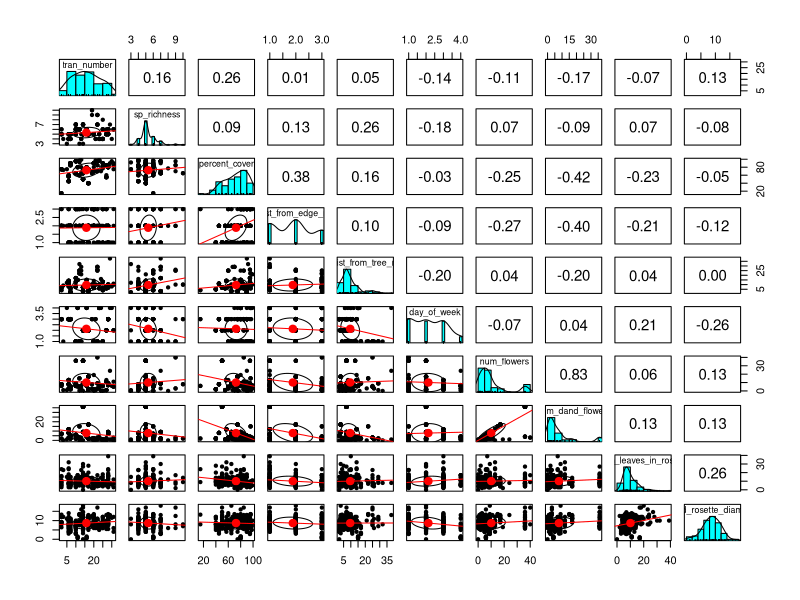
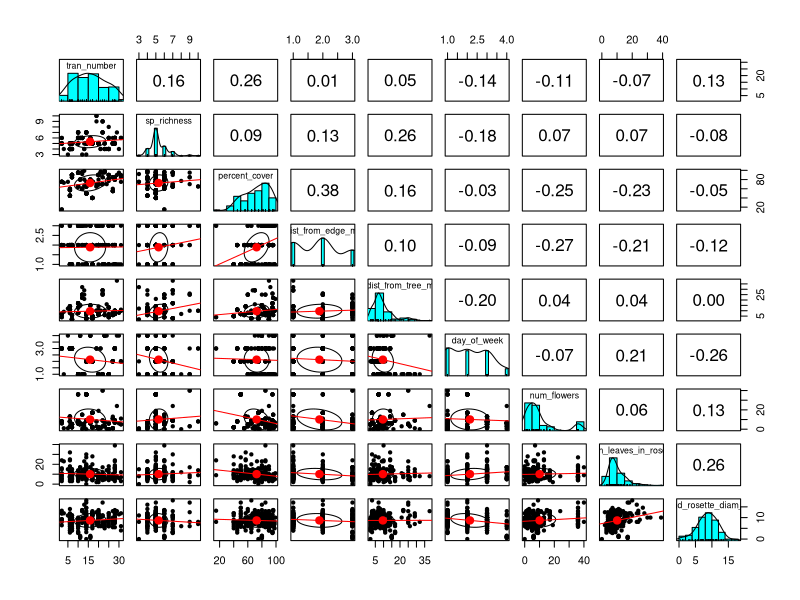
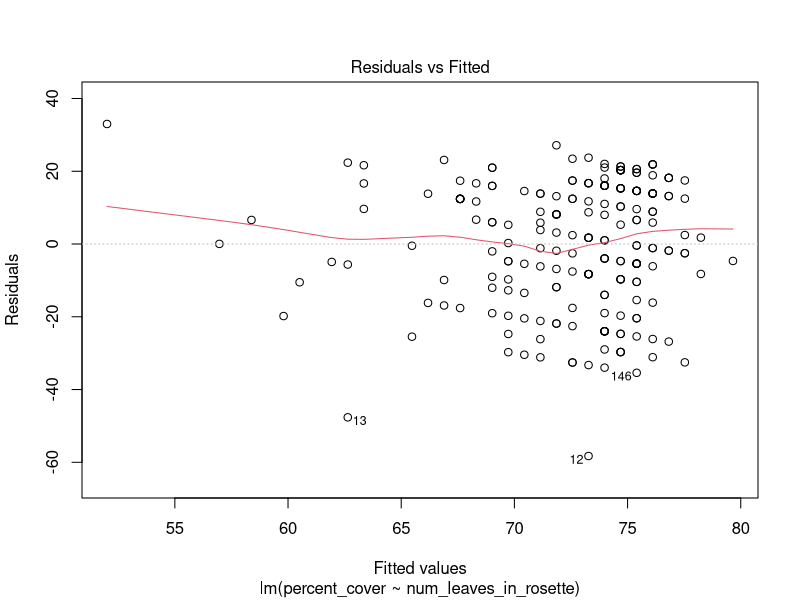
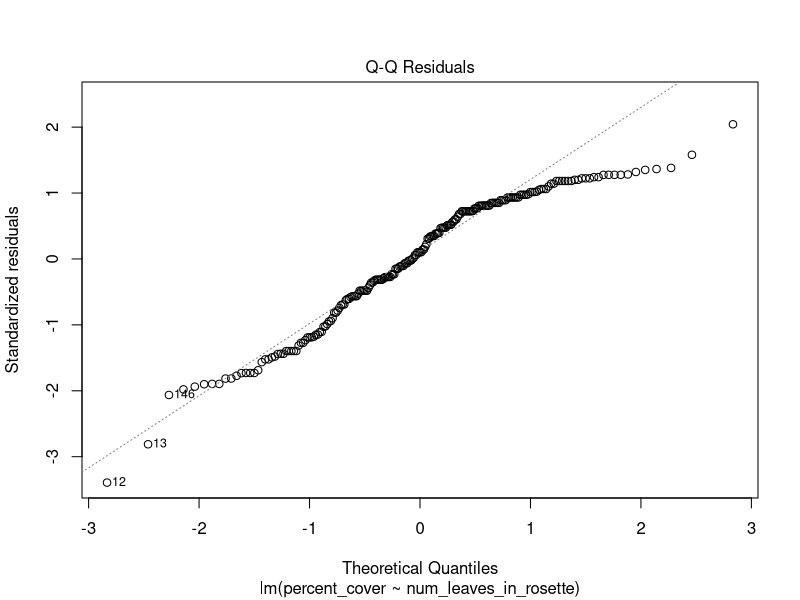
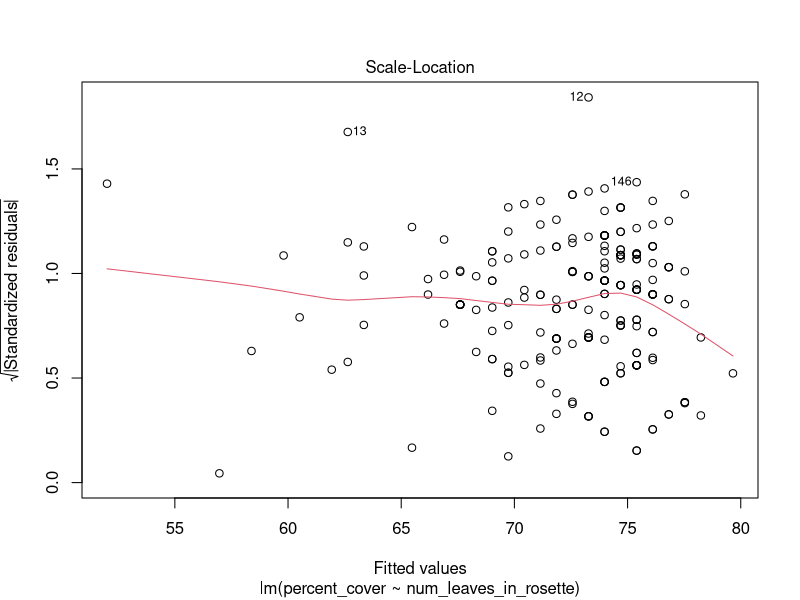
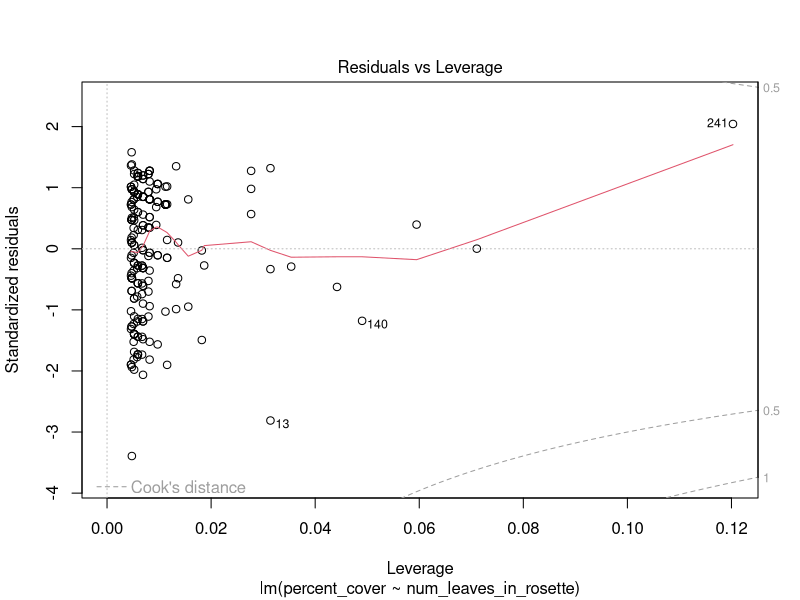
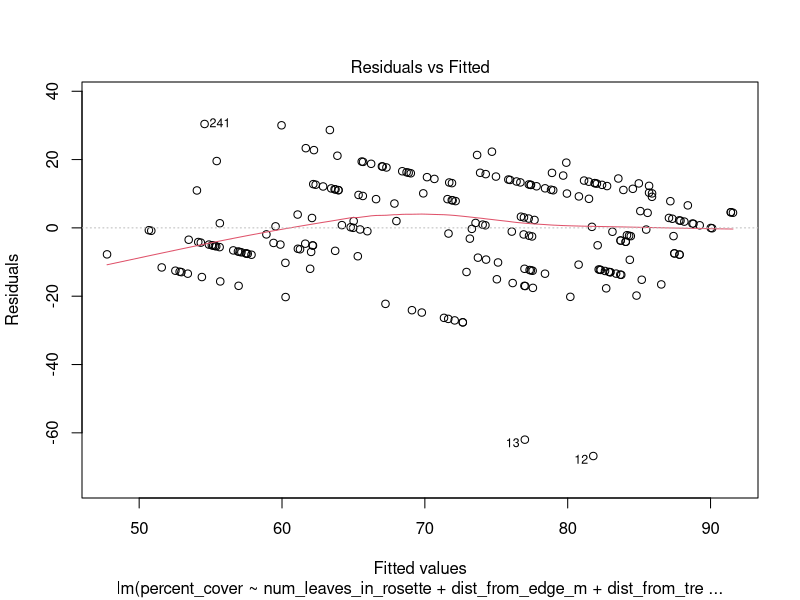
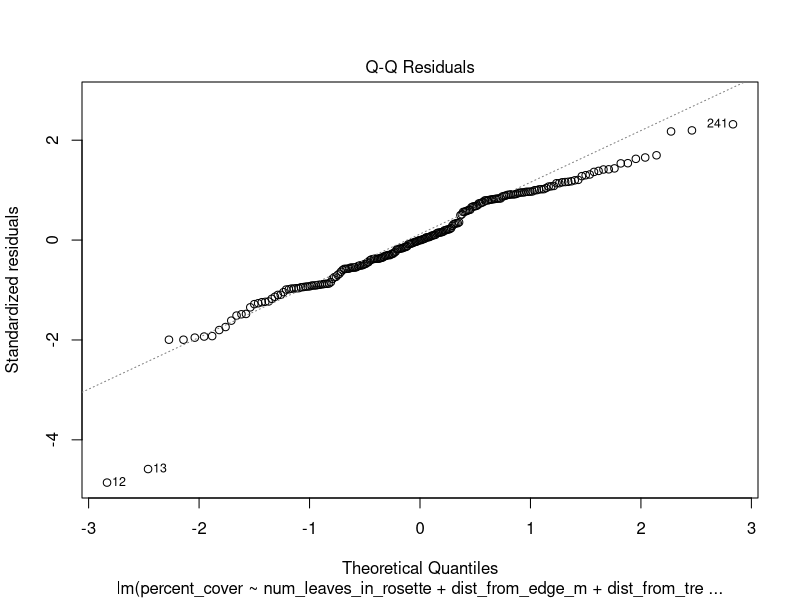

Reproduce these figures in R, in order.
## ---- chunk 1
knitr::opts_chunk$set(echo = TRUE)
knitr::opts_knit$set(root.dir = "~/Desktop/") #set your own working directory here; save .Rmd and all data files in it

## ---- chunk 2
#I like to load all my packages at once in their own chunk right below the setup chunk. If you haven't used a package before you will need to install it with install.packages.
library(car) #for the qqPlot function
library(psych) #for pairs.panels()
library(knitr) # we will use this package to make beautiful tables
library(nlme) #for fitting mixed effects models (linear models with random effects)
## ---- chunk 3
plant <- read.csv("plant_data.csv")
str(plant)
plant$tran_number <- as.factor(plant$tran_number)
plant$day_of_week <- trimws(plant$day_of_week, which = "both") #this gets rid of the spaces around the words
plant$day_of_week <- as.factor(plant$day_of_week)
plant <- na.omit(plant)
## ---- chunk 4
pairs.panels(plant, lm = TRUE, cor = T) #note - num_flowers and num_dand_flowers are highly correlated

plant_sub <- subset(plant, select = -num_dand_flowers)

pairs.panels(plant_sub, lm = TRUE) #now there are no very strong correlations


## ---- chunk 5
fit_1var <- lm(percent_cover ~ num_leaves_in_rosette, 
               data = plant_sub)

fit_2var <- lm(percent_cover ~ num_leaves_in_rosette + dist_from_edge_m, 
               data = plant_sub) 

fit_3var <- lm(percent_cover ~ num_leaves_in_rosette + dist_from_edge_m + dist_from_tree_m, 
               data = plant_sub)

fit_4var <- lm(percent_cover ~ num_leaves_in_rosette + dist_from_edge_m + dist_from_tree_m + num_flowers, 
               data = plant_sub) 

fit_full <- lm(percent_cover ~ num_leaves_in_rosette + dist_from_edge_m + dist_from_tree_m + num_flowers + dand_rosette_diam_cm + day_of_week + sp_richness, 
               data = plant_sub)

mixed_effects <- lme(percent_cover ~ num_leaves_in_rosette, random = ~1|tran_number, data = na.omit(plant_sub))

#Look at diagnostic plots for each model

plot(fit_1var)
#plot(fit_2var)
#plot(fit_3var)
#plot(fit_4var)
plot(fit_full)

## ---- chunk 6
#calculate AIC of each model
result <- AIC(fit_1var,fit_2var,fit_3var,fit_4var,fit_full) #this will create a dataframe whose rownames are the models, with columns for the df and AIC of each model

#add other metrics to your table
models <- list(fit_1var,fit_2var,fit_3var,fit_4var,fit_full) #make sure you keep your models in the same order here as they were when you created your results table
result$BIC <- sapply(models, BIC) #add a column for BIC to the results

model_summary <- lapply(models, summary) #look up ?lapply if you have not used this function before

#now we will use a for loop to easily extract the R^2 and adj R^2 value for each model from its summary, and store them in new columns in the results table

for(i in 1:length(models)){ #this creates a variable i that starts with the value i=1
  result$rsq[i] <- model_summary[[i]]$r.squared #we assign the rsq value from model i to the i'th row of the column 'rsq' in the table 'results'
  result$adj_rsq[i] <- model_summary[[i]]$adj.r.squared #same for adjusted rsq
} #now we go back to the beginning of the for-loop, add 1 to the value of i, and do everything again


kable(result, digits = 2, align = "c")

## ---- chunk 7
#separate your data into a training set (most of the data) and a test set (a few observations, or <10% of rows)
splitter <- sample(1:nrow(plant_sub), 15, replace = F) #pick 15 random rows from plant_sub to reserve as test data
psub_train <- plant_sub[-splitter,] #leave those rows out of the training data
psub_test <- plant_sub[splitter,] #use them to create a set of test data

fit_4var_split <- lm(percent_cover ~ num_leaves_in_rosette + dist_from_edge_m + dist_from_tree_m + num_flowers, data = psub_train) #fit the final model, using JUST your training set as the data argument

prediction <- predict(fit_4var_split,psub_test) #use the fitted model to predict values for your test data

plot(psub_test$percent_cover, pch=1) #plot the actual test data values
points(prediction, pch=20, col = "red") #plot the model predictions for those points
## ---- chunk 8
airqual <- airquality

# Visualize
#must use pairs plots
pairs.panels(airqual, cor = TRUE) #discuss which variables have linear relationships

#optional: boxplot - remember this doesn't have to be normal
boxplot(airqual$Ozone)
## ---- chunk 9
# run linear regressions
fit_solar <- lm(Ozone~Solar.R, data = airqual)
fit_wind <- lm(Ozone~Wind, data = airqual)
fit_temp <- lm(Ozone~Temp, data = airqual)
fit_all <- lm(Ozone~Temp+Wind+Solar.R, data = airqual)

# find residuals for your models
res_S <- resid(fit_solar) # solar
res_W <- resid(fit_wind) # wind
res_T <- resid(fit_temp) # temperature
res_A <- resid(fit_all) # all

# plot to check for normal distribution and variance
op <- par(mfrow = c(2,2))
qqPlot(res_S)
qqPlot(res_W)
qqPlot(res_T)
qqPlot(res_A)
par(op)

# the distribution could be better, lets transform it

# transform data
logfit_solar <- lm(log(Ozone)~Solar.R, data = airqual)
logfit_wind <- lm(log(Ozone)~Wind, data = airqual)
logfit_temp <- lm(log(Ozone)~Temp, data = airqual)
logfit_all <- lm(log(Ozone)~Temp+Wind+Solar.R, data = airqual)

logres_S <- resid(logfit_solar)
logres_W <- resid(logfit_wind)
logres_T <- resid(logfit_temp)
logres_A <- resid(logfit_all)

op <- par(mfrow = c(2,2))
qqPlot(logres_S)
# qqPlot(res_S) # compare with untransformed data
qqPlot(logres_W)
qqPlot(logres_T)
qqPlot(logres_A)
par(op)
## ---- chunk 10

## ---- chunk 11
#random effects example
re_model <- lme(log(Ozone) ~ Temp, random = ~1|Month, data = na.omit(airqual))
re_res <- resid(re_model)
qqPlot(re_res)

#interaction example
x_model <- lm(log(Ozone) ~ Temp*Wind, data = airqual)
x_res <- resid(x_model)
qqPlot(x_res)

#check models with and without outliers
x_model_SUB <- lm(log(Ozone) ~ Temp*Wind, data = airqual[-21,])
qqPlot(resid(x_model_SUB))
## ---- chunk 12
result <- AIC(logfit_solar,logfit_all, logfit_temp, logfit_wind, x_model, re_model) #this will create a dataframe whose rownames are the models, with columns for the df and AIC of each model

#add other metrics to your table
models <- list(logfit_solar,logfit_all, logfit_temp, logfit_wind, x_model, re_model) #make sure you keep your models in the same order here as they were when you created your results table
result$BIC <- sapply(models, BIC) #add a column for BIC to the results

model_summary <- lapply(models, summary) #look up ?lapply if you have not used this function before

#now we will use a for loop to easily extract the R^2 and adj R^2 value for each model from its summary, and store them in new columns in the results table

for(i in 1:(length(models)-1)){ #this creates a variable i that starts with the value i=1
  result$rsq[i] <- model_summary[[i]]$r.squared #we assign the rsq value from model i to the i'th row of the column 'rsq' in the table 'results'
  result$adj_rsq[i] <- model_summary[[i]]$adj.r.squared #same for adjusted rsq
} #now we go back to the beginning of the for-loop, add 1 to the value of i, and do everything again

?kable
kable(result, digits = 2, align = "c")
## ---- chunk 13
library(MASS)
?stepAIC

fullmodel <- lm(Ozone~Solar.R+Wind+Temp+Month+Day, data = airqual)
nullmodel <- lm(Ozone~1, data = airqual)

stepAIC(fullmodel, scope = c(upper = fullmodel, lower = nullmodel), direction = "both")
